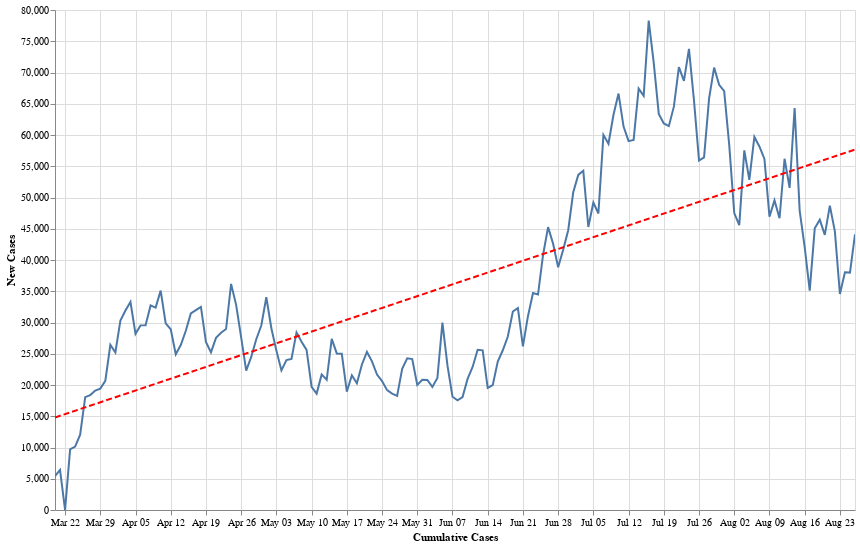

Write notebook code for a chart like this one.
### Code cell
data = country_level
state = alt.Chart(data[data['Country'] == 'US'].sort_values('Date').tail(160)).mark_line().encode(
    alt.X('Date:T', axis=alt.Axis(title='Cumulative Cases')),
    alt.Y('Confirmed_New:Q', axis=alt.Axis(title='New Cases'))
)
reg = state.transform_regression("Date", "Confirmed_New", method="linear").mark_line(color='red', strokeDash=[6,3])
(state+reg).properties(width=800, height=500).interactive()

### Figure 1 — Vega-Lite specification as saved in the notebook (floating-point values rounded to 4 significant figures; data arrays with more than 128 entries replaced by an {"elided": "..."} marker saying what was removed)
{"config": {"view": {"continuousWidth": 400, "continuousHeight": 300}}, "layer": [{"mark": "line", "encoding": {"x": {"type": "temporal", "axis": {"title": "Cumulative Cases"}, "field": "Date"}, "y": {"type": "quantitative", "axis": {"title": "New Cases"}, "field": "Confirmed_New"}}, "selection": {"selector002": {"type": "interval", "bind": "scales", "encodings": ["x", "y"]}}}, {"mark": {"type": "line", "color": "red", "strokeDash": [6, 3]}, "encoding": {"x": {"type": "temporal", "axis": {"title": "Cumulative Cases"}, "field": "Date"}, "y": {"type": "quantitative", "axis": {"title": "New Cases"}, "field": "Confirmed_New"}}, "transform": [{"on": "Date", "regression": "Confirmed_New", "method": "linear"}]}], "data": {"name": "data-40419fbfad60742ddffa7ef7c111c997"}, "height": 500, "width": 800, "$schema": "https://vega.github.io/schema/vega-lite/v4.0.2.json", "datasets": {"data-40419fbfad60742ddffa7ef7c111c997": {"elided": "160 records"}}}
